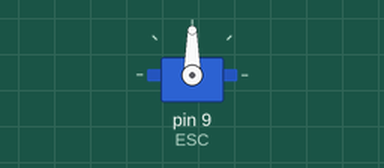
The sketch below on a simulated Arduino Uno, built with avr-gcc and run on an emulated ATmega328P. On the bench: servo.

Above: at 0.1 s.
At 6.1 s:
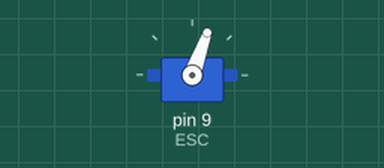
At 7.1 s:
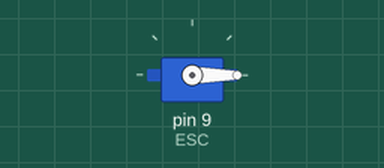
Timing chart, 0 to 8.6 s (numbered marks = the images above):
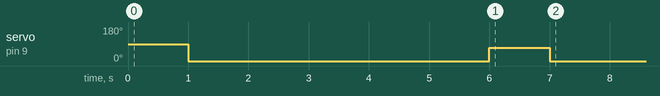

The sketch:

controlBrushlessMotorWork.ino
```cpp
/*
        Arduino Brushless Motor Control
     by Dejan, https://howtomechatronics.com
*/

#include <Servo.h>

Servo ESC;     // create servo object to control the ESC


//int potValue;  // value from the analog pin

void setup() {


  // Attach the ESC on pin 9
  ESC.attach(9,1000,2000); // (pin, min pulse width, max pulse width in microseconds)
  delay(1000);
  ESC.write(0);
delay(5000);
ESC.write(70);
delay(1000);
ESC.write(0);


}

void loop() {


}
```

Measured:
- by itself, servo on pin 9 (ESC): 90° → 0° at 1.0 s, → 70° 5.0 s later, → 0° 1.0 s later
